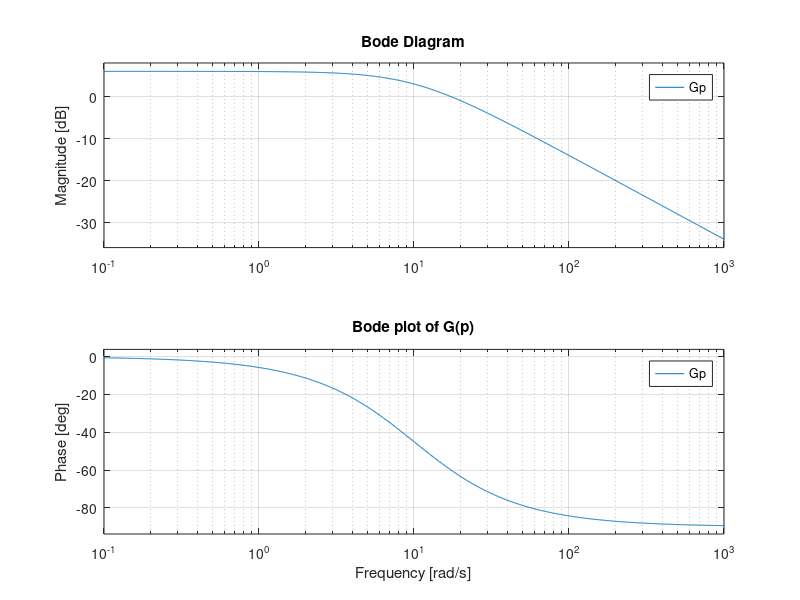
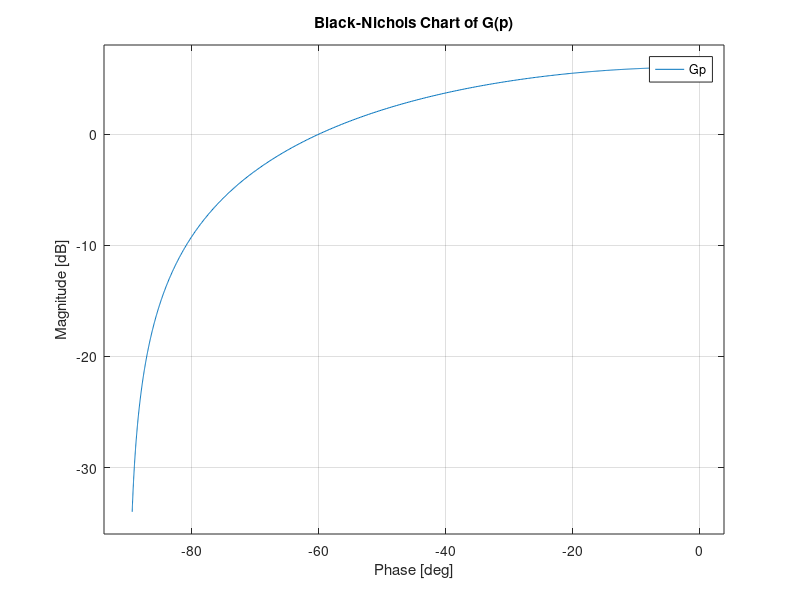
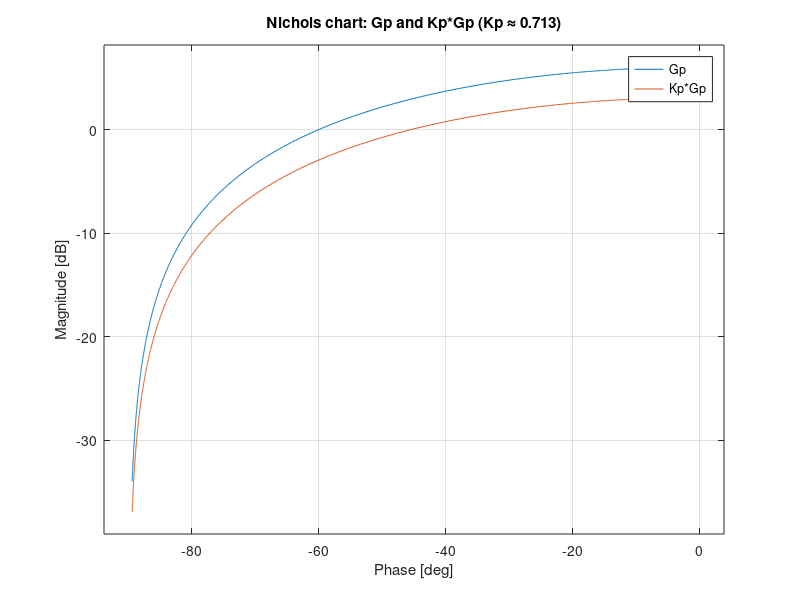

Recreate these plots in MATLAB, in order.
clear; clc; close all;

%% Qn1: Digital transfer function of the system
Ts = 0.01;                    % sampling time (s)

Gp = tf(2, [0.1 1]);          % continuous plant G(s) = 2 / (0.1 s + 1)
Gz = c2d(Gp, Ts, 'zoh');      % discrete plant with ZOH

disp('Qn1: Digital plant Gz(z) with ZOH:');
Gz

% Justify sampling time using Shannon (from continuous bandwidth)
figure;
bode(Gp);
grid on;
title('Bode plot of G(p)');

wmax       = 100;             % rad/s (chosen from Bode plot)
fmax       = wmax/(2*pi);     % Hz
fe_shannon = 2 * fmax;        % minimal sampling frequency
Te_shannon = 1 / fe_shannon;  % maximal sampling period

fprintf('fmax       = %.3f Hz\n', fmax);
fprintf('fe_shannon = %.3f Hz\n', fe_shannon);
fprintf('Te_shannon = %.5f s\n', Te_shannon);
fprintf('Chosen Ts  = %.5f s\n', Ts);

%% Qn2: Continuous transfer function on a Black–Nichols chart
figure;
nichols(Gp);
grid on;
title('Black-Nichols Chart of G(p)');

%% Qn3: Estimate proportional gain Kp from damping factor lambda = 0.42
lambda = 0.42;

% Resonance factor Q from damping lambda
Q  = 1 / (2*lambda*sqrt(1 - lambda^2));
Q2 = Q^2;
fprintf('\nQn3: lambda = %.2f  ->  Q = %.3f\n', lambda, Q);

% "Resonance" frequency for this 1st-order system ≈ 1/tau = 10 rad/s
omega_r = 10;                 % rad/s

% Frequency response of plant at omega_r
[mag_r, phase_deg_r] = bode(Gp, omega_r);
mag_r = squeeze(mag_r);                 % |G(j*omega_r)|
phi_r = squeeze(phase_deg_r)*pi/180;    % phase in radians

% Quadratic in X = Kp * |G(j*omega_r)|:
% Q^2 = X^2 / (1 + 2 X cos(phi_r) + X^2)
% -> (Q^2 - 1) X^2 + 2 Q^2 cos(phi_r) X + Q^2 = 0

a = Q2 - 1;
b = 2*Q2*cos(phi_r);
c = Q2;

disc = b^2 - 4*a*c;
if disc < 0
    error('No real solution for X at this frequency.');
end

X1 = (-b + sqrt(disc)) / (2*a);
X2 = (-b - sqrt(disc)) / (2*a);

% X is a magnitude, so take absolute values and choose the smaller one
X_candidates = abs([X1, X2]);
X = min(X_candidates);

Kp = X / mag_r;               % proportional gain

fprintf('Estimated proportional gain  Kp ≈ %.3f\n', Kp);

% Nichols plot with and without Kp
figure;
nichols(Gp, Kp*Gp);
grid on;
legend('Gp','Kp*Gp','Location','Best');
title(sprintf('Nichols chart: Gp and Kp*Gp (Kp ≈ %.3f)', Kp));

%% Qn4: Compute Ti
Ti = 5 / omega_r;             % Ti = 5 / omega_r
fprintf('Qn4: Ti = %.4f seconds\n', Ti);

%% Qn5: Continuous TF of the controller (PI)
s  = tf('s');
Cs = Kp * (1 + 1/(Ti*s));     % C(s) = Kp(1 + 1/(Ti s))

fprintf('\nQn5: Continuous PI Controller:\n');
fprintf('C(s) = %.3f + %.3f/s\n', Kp, Kp/Ti);
disp('Transfer function C(s):');
Cs

%% Qn6: Digital transfer function of the controller (Tustin)
Cz = c2d(Cs, Ts, 'tustin');

fprintf('\nQn6: Digital PI Controller C(z) (Tustin, Ts = %.5f s):\n', Ts);
Cz
